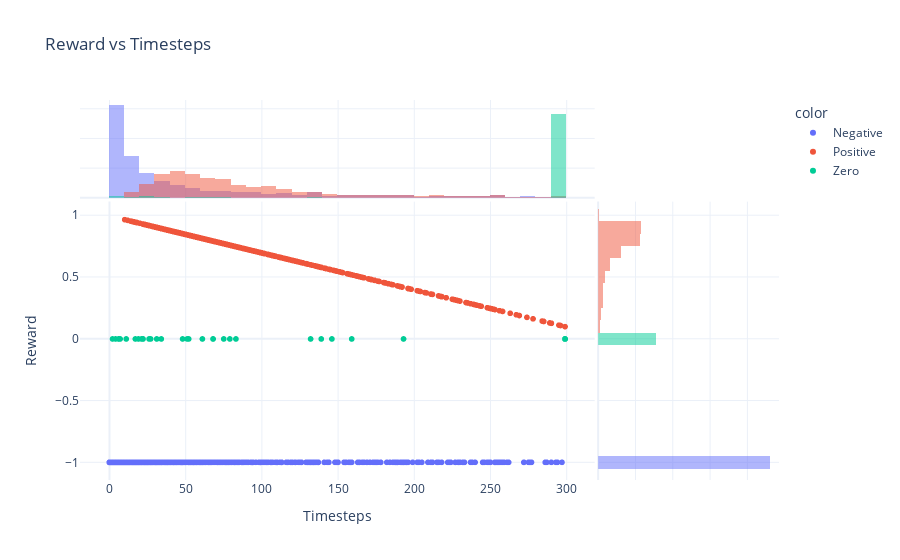

Notebook cell for this chart:
### Code cell
loader.plot_reward_over_time()

### Figure 1 — Plotly figure (JSON) as saved in the notebook; plotly's stock layout.template omitted (floating-point values rounded to 4 significant figures; data arrays with more than 128 entries replaced by an {"elided": "..."} marker saying what was removed)
{"data": [{"hovertemplate": "color=Negative<br>Timesteps=%{x}<br>Reward=%{y}<extra></extra>", "legendgroup": "Negative", "marker": {"color": "#636efa", "symbol": "circle"}, "mode": "markers", "name": "Negative", "showlegend": true, "type": "scattergl", "x": {"elided": "921 int values"}, "xaxis": "x", "y": {"elided": "921 int values"}, "yaxis": "y"}, {"alignmentgroup": "True", "bingroup": "x", "hovertemplate": "color=Negative<br>Timesteps=%{x}<br>count=%{y}<extra></extra>", "legendgroup": "Negative", "marker": {"color": "#636efa"}, "name": "Negative", "offsetgroup": "Negative", "opacity": 0.5, "showlegend": false, "type": "histogram", "x": {"elided": "921 int values"}, "xaxis": "x3", "yaxis": "y3"}, {"alignmentgroup": "True", "bingroup": "y", "hovertemplate": "color=Negative<br>Reward=%{y}<br>count=%{x}<extra></extra>", "legendgroup": "Negative", "marker": {"color": "#636efa"}, "name": "Negative", "offsetgroup": "Negative", "opacity": 0.5, "showlegend": false, "type": "histogram", "xaxis": "x2", "y": {"elided": "921 int values"}, "yaxis": "y2"}, {"hovertemplate": "color=Positive<br>Timesteps=%{x}<br>Reward=%{y}<extra></extra>", "legendgroup": "Positive", "marker": {"color": "#EF553B", "symbol": "circle"}, "mode": "markers", "name": "Positive", "showlegend": true, "type": "scattergl", "x": {"elided": "747 int values"}, "xaxis": "x", "y": {"elided": "747 float values"}, "yaxis": "y"}, {"alignmentgroup": "True", "bingroup": "x", "hovertemplate": "color=Positive<br>Timesteps=%{x}<br>count=%{y}<extra></extra>", "legendgroup": "Positive", "marker": {"color": "#EF553B"}, "name": "Positive", "offsetgroup": "Positive", "opacity": 0.5, "showlegend": false, "type": "histogram", "x": {"elided": "747 int values"}, "xaxis": "x3", "yaxis": "y3"}, {"alignmentgroup": "True", "bingroup": "y", "hovertemplate": "color=Positive<br>Reward=%{y}<br>count=%{x}<extra></extra>", "legendgroup": "Positive", "marker": {"color": "#EF553B"}, "name": "Positive", "offsetgroup": "Positive", "opacity": 0.5, "showlegend": false, "type": "histogram", "xaxis": "x2", "y": {"elided": "747 float values"}, "yaxis": "y2"}, {"hovertemplate": "color=Zero<br>Timesteps=%{x}<br>Reward=%{y}<extra></extra>", "legendgroup": "Zero", "marker": {"color": "#00cc96", "symbol": "circle"}, "mode": "markers", "name": "Zero", "showlegend": true, "type": "scattergl", "x": {"elided": "310 int values"}, "xaxis": "x", "y": {"elided": "310 int values"}, "yaxis": "y"}, {"alignmentgroup": "True", "bingroup": "x", "hovertemplate": "color=Zero<br>Timesteps=%{x}<br>count=%{y}<extra></extra>", "legendgroup": "Zero", "marker": {"color": "#00cc96"}, "name": "Zero", "offsetgroup": "Zero", "opacity": 0.5, "showlegend": false, "type": "histogram", "x": {"elided": "310 int values"}, "xaxis": "x3", "yaxis": "y3"}, {"alignmentgroup": "True", "bingroup": "y", "hovertemplate": "color=Zero<br>Reward=%{y}<br>count=%{x}<extra></extra>", "legendgroup": "Zero", "marker": {"color": "#00cc96"}, "name": "Zero", "offsetgroup": "Zero", "opacity": 0.5, "showlegend": false, "type": "histogram", "xaxis": "x2", "y": {"elided": "310 int values"}, "yaxis": "y2"}], "layout": {"barmode": "overlay", "legend": {"title": {"text": "color"}, "tracegroupgap": 0}, "title": {"text": "Reward vs Timesteps"}, "xaxis": {"anchor": "y", "domain": [0, 0.7363], "title": {"text": "Timesteps"}}, "xaxis2": {"anchor": "y2", "domain": [0.7413, 1], "matches": "x2", "showgrid": true, "showline": false, "showticklabels": false, "ticks": ""}, "xaxis3": {"anchor": "y3", "domain": [0, 0.7363], "matches": "x", "showgrid": true, "showticklabels": false}, "xaxis4": {"anchor": "y4", "domain": [0.7413, 1], "matches": "x2", "showgrid": true, "showline": false, "showticklabels": false, "ticks": ""}, "yaxis": {"anchor": "x", "domain": [0, 0.7326], "title": {"text": "Reward"}}, "yaxis2": {"anchor": "x2", "domain": [0, 0.7326], "matches": "y", "showgrid": true, "showticklabels": false}, "yaxis3": {"anchor": "x3", "domain": [0.7426, 1], "matches": "y3", "showgrid": true, "showline": false, "showticklabels": false, "ticks": ""}, "yaxis4": {"anchor": "x4", "domain": [0.7426, 1], "matches": "y3", "showgrid": true, "showline": false, "showticklabels": false, "ticks": ""}}}
